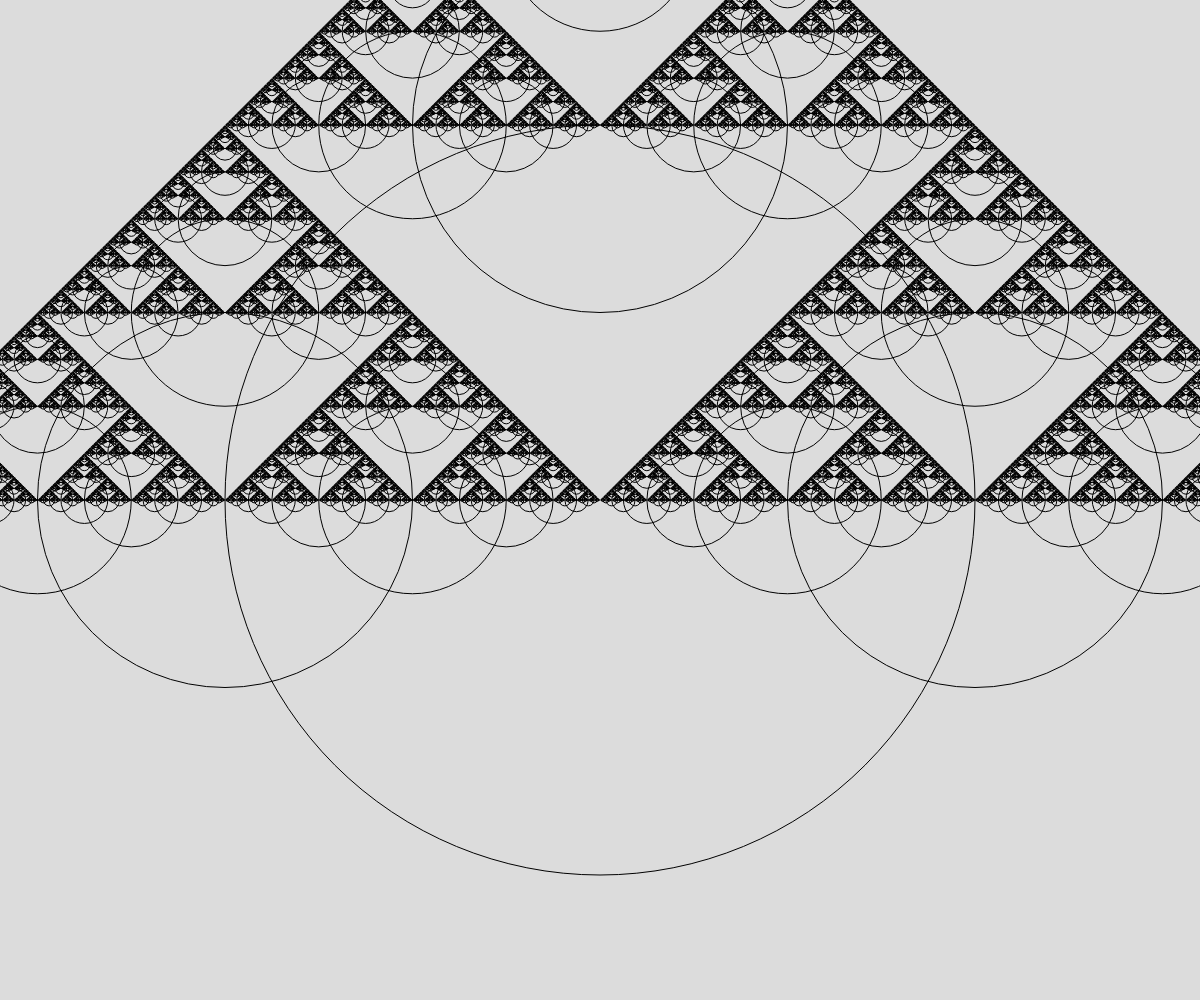
Frame 1 (no input)
Frame 60 (no input): identical to frame 1, image omitted
Frame 120 (the mouse pressed at the canvas centre since frame 60): identical to frame 1, image omitted

The p5.js sketch that drew this single still picture (run headless with seeded random() and noise() and a simulated clock; from frame 60 on, the mouse is pressed at the canvas centre):

// p5.js sketch
// ── sketch.js
// Fractals Demo
// Alyssa Maitland
// Apr.14, 2025
// Cantor Set, CircleFractal, RectangleFractal



function setup() {
  createCanvas(windowWidth, windowHeight);
}

function draw() {
  background(220);
  //reCircle(width/2,height/2,width);
  //cantor(width*0.1, height*0.3, width*0.8, 9);
  circleFractal(width/2, height/2, height*.75)
}

function reCircle(x,y,d){
  //recursively draw circles as long as diameter > 5
  circle(x,y,d);
  if(d >= 10){ //recursive call
    reCircle(x,y,d*0.9)
  }
  //implicit base case(if d<10)
}

function cantor(x,y,len,depth){
  if(depth>1){
    line(x,y, x+len,y);
    y += 20;
    cantor(x,y,len/3,depth-1); // left third
    cantor(x+len*2/3,y,len/3,depth-1); // right third
  }
  //else, base case
}

function circleFractal(x,y,d){
  noFill();
  if(d>1){
    circle(x,y,d);
    //recursice call
    circleFractal(x-d/2,y,d/2); //recursive circle to the left
    circleFractal(x+d/2,y,d/2); //recursive circle to the right
    circleFractal(x,y-d/2,d/2); //recursive circle to the top
    //circleFractal(x,y+d/2,d/2); //recursive circle to the bottom
  }

}
